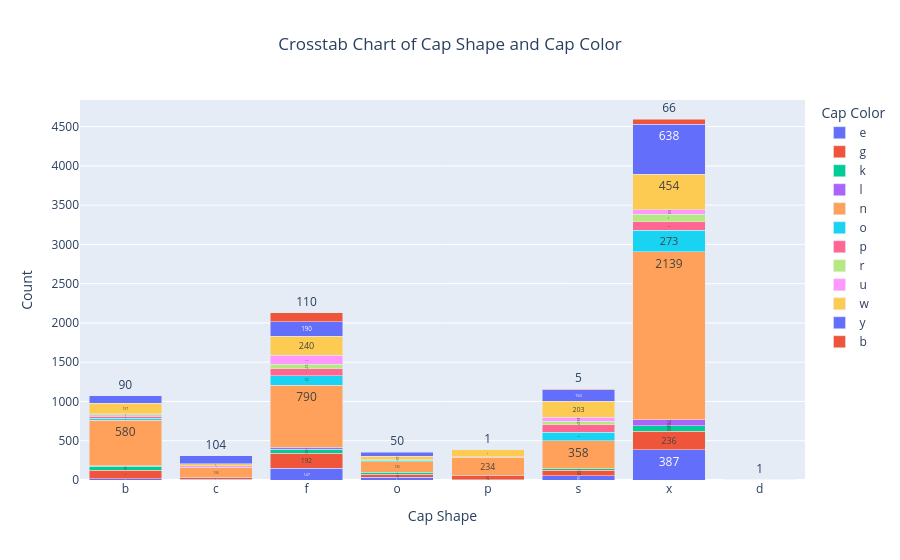

The notebook cell this image was saved under:
### Markdown cell above
### Train vs test consistency

We verify:
- feature alignment between train and test,
- and unseen categories appearing only in test.

If unseen categories are frequent, our encoder must ignore unknown levels (or map them beforehand).

### Code cell
import plotly.express as px
df_train1 = train_df[:10000].copy()
feature_counts = df_train1.groupby(['cap-shape', 'cap-color']).size().reset_index(name='count')
fig = px.bar(feature_counts, x='cap-shape', y='count', color='cap-color',
             title='Crosstab Chart of Cap Shape and Cap Color',
             labels={'cap-shape': 'Cap Shape', 'count': 'Count', 'cap-color': 'Cap Color'},
             color_discrete_sequence=px.colors.qualitative.Plotly,
             text='count')  
fig.update_layout(
    title_text='Crosstab Chart of Cap Shape and Cap Color',
    title_x=0.5, 
    xaxis_title='Cap Shape',
    yaxis_title='Count',
    barmode='stack'
)

fig.show()

### Figure 1 — Plotly figure (JSON) as saved in the notebook; plotly's stock layout.template omitted (floating-point values rounded to 4 significant figures)
{"data": [{"hovertemplate": "Cap Color=e<br>Cap Shape=%{x}<br>Count=%{text}<extra></extra>", "legendgroup": "e", "marker": {"color": "#636EFA", "pattern": {"shape": ""}}, "name": "e", "orientation": "v", "showlegend": true, "text": [15.0, 8.0, 147.0, 32.0, 1.0, 56.0, 387.0], "textposition": "auto", "type": "bar", "x": ["b", "c", "f", "o", "p", "s", "x"], "xaxis": "x", "y": [15, 8, 147, 32, 1, 56, 387], "yaxis": "y"}, {"hovertemplate": "Cap Color=g<br>Cap Shape=%{x}<br>Count=%{text}<extra></extra>", "legendgroup": "g", "marker": {"color": "#EF553B", "pattern": {"shape": ""}}, "name": "g", "orientation": "v", "showlegend": true, "text": [110.0, 20.0, 192.0, 39.0, 57.0, 69.0, 236.0], "textposition": "auto", "type": "bar", "x": ["b", "c", "f", "o", "p", "s", "x"], "xaxis": "x", "y": [110, 20, 192, 39, 57, 69, 236], "yaxis": "y"}, {"hovertemplate": "Cap Color=k<br>Cap Shape=%{x}<br>Count=%{text}<extra></extra>", "legendgroup": "k", "marker": {"color": "#00CC96", "pattern": {"shape": ""}}, "name": "k", "orientation": "v", "showlegend": true, "text": [50.0, 50.0, 26.0, 17.0, 69.0], "textposition": "auto", "type": "bar", "x": ["b", "f", "o", "s", "x"], "xaxis": "x", "y": [50, 50, 26, 17, 69], "yaxis": "y"}, {"hovertemplate": "Cap Color=l<br>Cap Shape=%{x}<br>Count=%{text}<extra></extra>", "legendgroup": "l", "marker": {"color": "#AB63FA", "pattern": {"shape": ""}}, "name": "l", "orientation": "v", "showlegend": true, "text": [6.0, 26.0, 3.0, 76.0], "textposition": "auto", "type": "bar", "x": ["b", "f", "s", "x"], "xaxis": "x", "y": [6, 26, 3, 76], "yaxis": "y"}, {"hovertemplate": "Cap Color=n<br>Cap Shape=%{x}<br>Count=%{text}<extra></extra>", "legendgroup": "n", "marker": {"color": "#FFA15A", "pattern": {"shape": ""}}, "name": "n", "orientation": "v", "showlegend": true, "text": [580.0, 134.0, 1.0, 790.0, 135.0, 234.0, 358.0, 2139.0], "textposition": "auto", "type": "bar", "x": ["b", "c", "d", "f", "o", "p", "s", "x"], "xaxis": "x", "y": [580, 134, 1, 790, 135, 234, 358, 2139], "yaxis": "y"}, {"hovertemplate": "Cap Color=o<br>Cap Shape=%{x}<br>Count=%{text}<extra></extra>", "legendgroup": "o", "marker": {"color": "#19D3F3", "pattern": {"shape": ""}}, "name": "o", "orientation": "v", "showlegend": true, "text": [27.0, 125.0, 11.0, 107.0, 273.0], "textposition": "auto", "type": "bar", "x": ["b", "f", "o", "s", "x"], "xaxis": "x", "y": [27, 125, 11, 107, 273], "yaxis": "y"}, {"hovertemplate": "Cap Color=p<br>Cap Shape=%{x}<br>Count=%{text}<extra></extra>", "legendgroup": "p", "marker": {"color": "#FF6692", "pattern": {"shape": ""}}, "name": "p", "orientation": "v", "showlegend": true, "text": [27.0, 86.0, 91.0, 107.0], "textposition": "auto", "type": "bar", "x": ["b", "f", "s", "x"], "xaxis": "x", "y": [27, 86, 91, 107], "yaxis": "y"}, {"hovertemplate": "Cap Color=r<br>Cap Shape=%{x}<br>Count=%{text}<extra></extra>", "legendgroup": "r", "marker": {"color": "#B6E880", "pattern": {"shape": ""}}, "name": "r", "orientation": "v", "showlegend": true, "text": [13.0, 57.0, 15.0, 1.0, 47.0, 99.0], "textposition": "auto", "type": "bar", "x": ["b", "f", "o", "p", "s", "x"], "xaxis": "x", "y": [13, 57, 15, 1, 47, 99], "yaxis": "y"}, {"hovertemplate": "Cap Color=u<br>Cap Shape=%{x}<br>Count=%{text}<extra></extra>", "legendgroup": "u", "marker": {"color": "#FF97FF", "pattern": {"shape": ""}}, "name": "u", "orientation": "v", "showlegend": true, "text": [15.0, 17.0, 115.0, 49.0, 53.0], "textposition": "auto", "type": "bar", "x": ["b", "c", "f", "s", "x"], "xaxis": "x", "y": [15, 17, 115, 49, 53], "yaxis": "y"}, {"hovertemplate": "Cap Color=w<br>Cap Shape=%{x}<br>Count=%{text}<extra></extra>", "legendgroup": "w", "marker": {"color": "#FECB52", "pattern": {"shape": ""}}, "name": "w", "orientation": "v", "showlegend": true, "text": [137.0, 27.0, 240.0, 44.0, 93.0, 203.0, 454.0], "textposition": "auto", "type": "bar", "x": ["b", "c", "f", "o", "p", "s", "x"], "xaxis": "x", "y": [137, 27, 240, 44, 93, 203, 454], "yaxis": "y"}, {"hovertemplate": "Cap Color=y<br>Cap Shape=%{x}<br>Count=%{text}<extra></extra>", "legendgroup": "y", "marker": {"color": "#636EFA", "pattern": {"shape": ""}}, "name": "y", "orientation": "v", "showlegend": true, "text": [90.0, 104.0, 190.0, 50.0, 1.0, 150.0, 638.0], "textposition": "auto", "type": "bar", "x": ["b", "c", "f", "o", "p", "s", "x"], "xaxis": "x", "y": [90, 104, 190, 50, 1, 150, 638], "yaxis": "y"}, {"hovertemplate": "Cap Color=b<br>Cap Shape=%{x}<br>Count=%{text}<extra></extra>", "legendgroup": "b", "marker": {"color": "#EF553B", "pattern": {"shape": ""}}, "name": "b", "orientation": "v", "showlegend": true, "text": [110.0, 5.0, 66.0], "textposition": "auto", "type": "bar", "x": ["f", "s", "x"], "xaxis": "x", "y": [110, 5, 66], "yaxis": "y"}], "layout": {"barmode": "stack", "legend": {"title": {"text": "Cap Color"}, "tracegroupgap": 0}, "title": {"text": "Crosstab Chart of Cap Shape and Cap Color", "x": 0.5}, "xaxis": {"anchor": "y", "domain": [0, 1], "title": {"text": "Cap Shape"}}, "yaxis": {"anchor": "x", "domain": [0, 1], "title": {"text": "Count"}}}}
